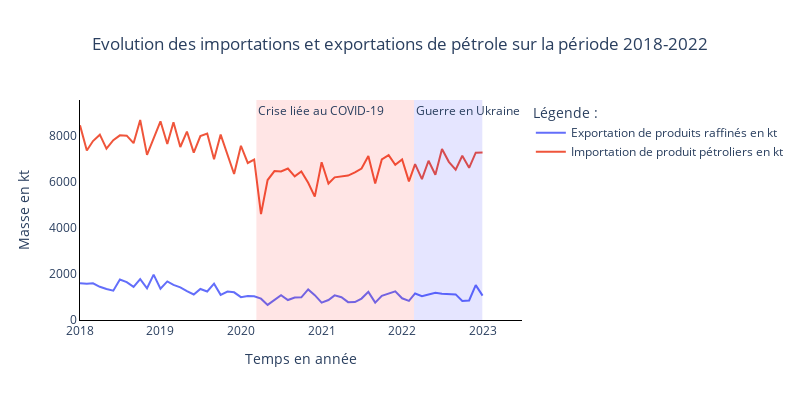

Notebook cell for this chart:
### Code cell
# Import et export de pétrole
scatter_plot_2lines(x1 = df_list[2].index, y1 = df_list[2]["2.2 Exportations de produits pétroliers raffinés (en kt)"], x2 = df_list[2].index,
                    y2 = df_list[2]["2.1 Importations totales de produits pétroliers (en kt)"], label_1 = 'Exportation de produits raffinés en kt', label_2 = 'Importation de produit pétroliers en kt', x_label = 'Temps en année',
                    y_label = 'Masse en kt', title = "Evolution des importations et exportations de pétrole sur la période 2018-2022")
